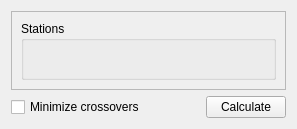
<?xml version="1.0" encoding="UTF-8"?>
<ui version="4.0">
 <class>FindRoutesWidget</class>
 <widget class="QWidget" name="FindRoutesWidget">
  <property name="geometry">
   <rect>
    <x>0</x>
    <y>0</y>
    <width>297</width>
    <height>129</height>
   </rect>
  </property>
  <layout class="QVBoxLayout" name="verticalLayout_3">
   <item>
    <widget class="QScrollArea" name="scrollArea">
     <property name="horizontalScrollBarPolicy">
      <enum>Qt::ScrollBarAlwaysOff</enum>
     </property>
     <property name="widgetResizable">
      <bool>true</bool>
     </property>
     <widget class="QWidget" name="scrollAreaWidgetContents">
      <property name="geometry">
       <rect>
        <x>0</x>
        <y>0</y>
        <width>283</width>
        <height>85</height>
       </rect>
      </property>
      <layout class="QVBoxLayout" name="verticalLayout_2">
       <item>
        <widget class="QGroupBox" name="stationsGroupBox">
         <property name="sizePolicy">
          <sizepolicy hsizetype="Preferred" vsizetype="Expanding">
           <horstretch>0</horstretch>
           <verstretch>0</verstretch>
          </sizepolicy>
         </property>
         <property name="title">
          <string>Stations</string>
         </property>
         <layout class="QVBoxLayout" name="verticalLayout">
          <item>
           <spacer name="verticalSpacer">
            <property name="orientation">
             <enum>Qt::Vertical</enum>
            </property>
            <property name="sizeHint" stdset="0">
             <size>
              <width>20</width>
              <height>40</height>
             </size>
            </property>
           </spacer>
          </item>
         </layout>
        </widget>
       </item>
      </layout>
     </widget>
    </widget>
   </item>
   <item>
    <layout class="QHBoxLayout" name="horizontalLayout">
     <item>
      <widget class="QCheckBox" name="crossoversCheckBox">
       <property name="text">
        <string>Minimize crossovers</string>
       </property>
      </widget>
     </item>
     <item>
      <spacer name="horizontalSpacer">
       <property name="orientation">
        <enum>Qt::Horizontal</enum>
       </property>
       <property name="sizeHint" stdset="0">
        <size>
         <width>40</width>
         <height>20</height>
        </size>
       </property>
      </spacer>
     </item>
     <item>
      <widget class="QPushButton" name="calcButton">
       <property name="text">
        <string>Calculate</string>
       </property>
      </widget>
     </item>
    </layout>
   </item>
  </layout>
 </widget>
 <resources/>
 <connections/>
</ui>
